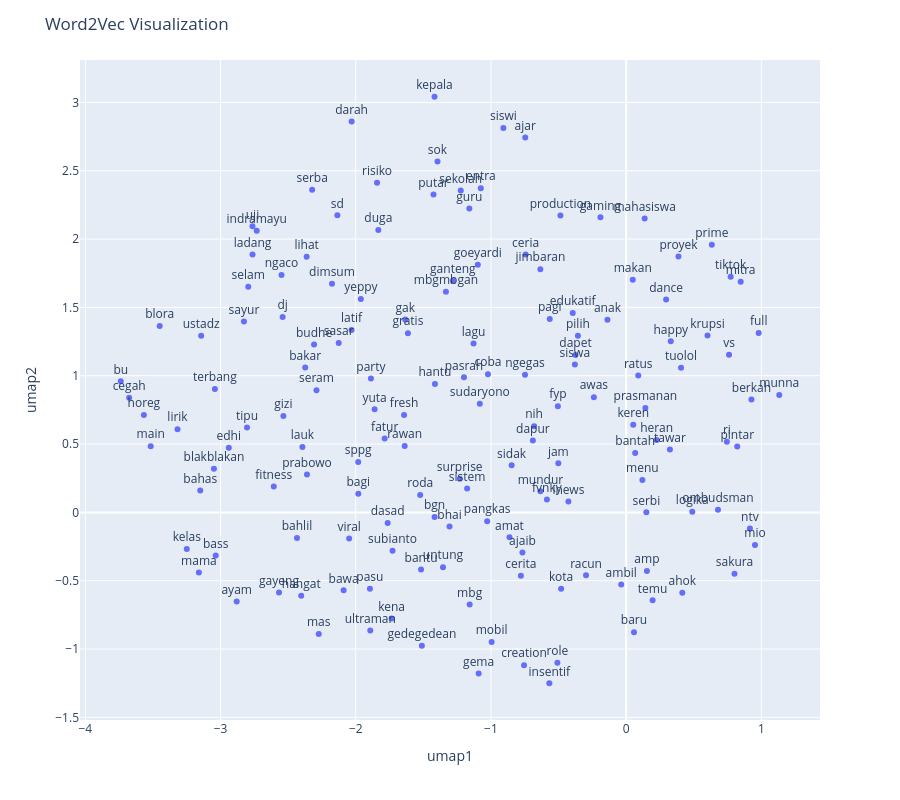

The cell this chart's notebook holds for it:
### Code cell
X = UMAP().fit_transform(w2v.vectors)

df2 = pd.DataFrame(X, columns=['umap1', 'umap2'])
df2['word'] = w2v.index_to_key

fig = px.scatter(df2, x='umap1', y='umap2', text='word')
fig.update_traces(textposition='top center')
fig.update_layout(height = 800,
                  title_text = 'Word2Vec Visualization')
fig.show()

### Figure 1 — Plotly figure (JSON) as saved in the notebook; plotly's stock layout.template omitted (floating-point values rounded to 4 significant figures; data arrays with more than 128 entries replaced by an {"elided": "..."} marker saying what was removed)
{"data": [{"hovertemplate": "umap1=%{x}<br>umap2=%{y}<br>word=%{text}<extra></extra>", "legendgroup": "", "marker": {"color": "#636efa", "symbol": "circle"}, "mode": "markers+text", "name": "", "orientation": "v", "showlegend": false, "text": {"elided": "150 str values"}, "textposition": "top center", "type": "scatter", "x": {"elided": "150 float values"}, "xaxis": "x", "y": {"elided": "150 float values"}, "yaxis": "y"}], "layout": {"height": 800, "legend": {"tracegroupgap": 0}, "margin": {"t": 60}, "title": {"text": "Word2Vec Visualization"}, "xaxis": {"anchor": "y", "domain": [0, 1], "title": {"text": "umap1"}}, "yaxis": {"anchor": "x", "domain": [0, 1], "title": {"text": "umap2"}}}}
